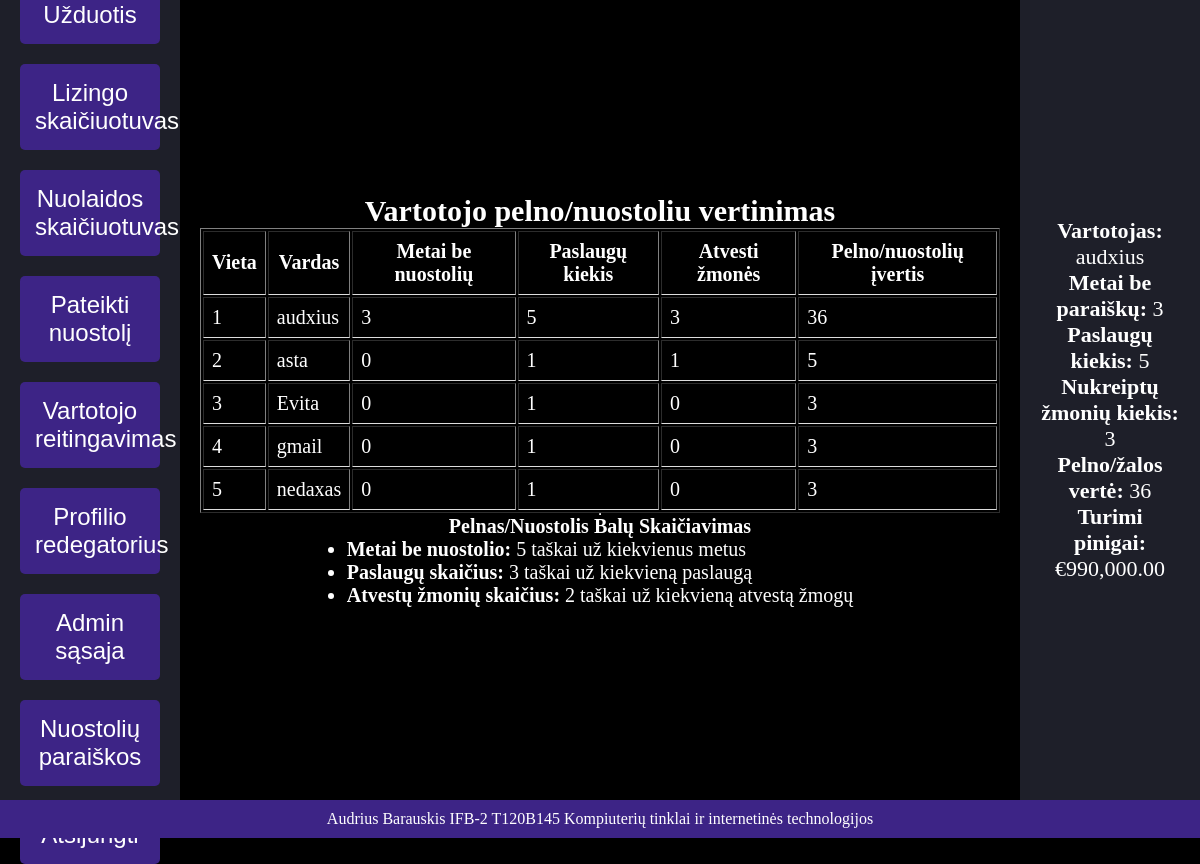
The page /user_rankings.php (signed in) on the database its author committed.
### tables this page shows
CREATE TABLE `Users` (
  `user_id` int(11) NOT NULL,
  `name` varchar(100) NOT NULL,
  `years_no_claims` int(11) DEFAULT 0,
  `num_services` int(11) DEFAULT 1,
  `referrals` int(11) DEFAULT 0,
  `email` varchar(255) NOT NULL,
  `password` varchar(255) NOT NULL,
  `profit_loss_score` decimal(10,2) DEFAULT 0.00,
  `referrer_id` int(11) DEFAULT NULL,
  `balance` decimal(10,2) DEFAULT 0.00,
  `role` enum('admin','moderator','user') DEFAULT 'user'
);

### user_rankings.php (the view, shortened to what this page needs)
<?php
include 'header.php';
require_once 'db.php';
$stmt = $pdo->query("
    SELECT U.user_id, U.name, U.years_no_claims, U.num_services,
           COUNT(R.user_id) AS referral_count,
           (U.years_no_claims * 5 + U.num_services * 3 + COUNT(R.user_id) * 2) AS profit_loss_score
    FROM Users U
    LEFT JOIN Users R ON U.user_id = R.referrer_id
    GROUP BY U.user_id
    ORDER BY profit_loss_score DESC
");
$users = $stmt->fetchAll();
?>
<!DOCTYPE html>
<html lang="en">
<head>
</head>
<body>
    <h2>Vartotojo pelno/nuostoliu vertinimas</h2>
    <table border="1">
        <tr>
            <th>Vieta</th>
            <th>Vardas</th>
            <th>Metai be nuostolių</th>
            <th>Paslaugų kiekis</th>
            <th>Atvesti žmonės</th>
            <th>Pelno/nuostolių įvertis</th>
        </tr>
        <?php foreach ($users as $index => $user): ?>
            <tr>
                <td><?php echo $index + 1; ?></td>
                <td><?php echo htmlspecialchars($user['name']); ?></td>
                <td><?php echo htmlspecialchars($user['years_no_claims']); ?></td>
                <td><?php echo htmlspecialchars($user['num_services']); ?></td>
                <td><?php echo htmlspecialchars($user['referral_count']); ?></td>
                <td><?php echo htmlspecialchars($user['profit_loss_score']); ?></td>
            </tr>
        <?php endforeach; ?>
    </table>
    <hr>
    <h4>Pelnas/Nuostolis Balų Skaičiavimas</h4>
<ul>
    <li><strong>Metai be nuostolio:</strong> 5 taškai už kiekvienus metus</li>
    <li><strong>Paslaugų skaičius:</strong> 3 taškai už kiekvieną paslaugą</li>
    <li><strong>Atvestų žmonių skaičius:</strong> 2 taškai už kiekvieną atvestą žmogų</li>
</ul>
</body>
</html>
<?php include 'footer.php'; ?>

### footer.php (shortened to what this page needs)
<?php
require_once 'db.php';
$userId = $_SESSION['user_id'];
try {
    $stmt = $pdo->prepare("
        SELECT U.name AS username, U.years_no_claims, U.num_services,
               COUNT(R.user_id) AS referral_count,
               (U.years_no_claims * 5 + U.num_services * 3 + COUNT(R.user_id) * 2) AS profit_loss_score,
               U.balance
        FROM Users U
        LEFT JOIN Users R ON U.user_id = R.referrer_id
        WHERE U.user_id = ?
        GROUP BY U.user_id
    ");
    $stmt->execute([$userId]);
    $userInfo = $stmt->fetch(PDO::FETCH_ASSOC);
} catch (Exception $e) {
    die("Klaida užklausos vykdyme: " . $e->getMessage());
}
?>
</div>
<div id="right-sidebar">
    <?php if ($userInfo): ?>
        <p><strong>Vartotojas:</strong> <?= htmlspecialchars($userInfo['username']); ?></p>
        <p><strong>Metai be paraiškų:</strong> <?= htmlspecialchars($userInfo['years_no_claims']); ?></p>
        <p><strong>Paslaugų kiekis:</strong> <?= htmlspecialchars($userInfo['num_services']); ?></p>
        <p><strong>Nukreiptų žmonių kiekis:</strong> <?= htmlspecialchars($userInfo['referral_count']); ?></p>
        <p><strong>Pelno/žalos vertė:</strong> <?= htmlspecialchars($userInfo['profit_loss_score']); ?></p>
        <p><strong>Turimi pinigai:</strong> €<?= number_format($userInfo['balance'], 2); ?></p>
    <?php else: ?>
        <p>Jokios papildomos informacijos.</p>
    <?php endif; ?>
</div>
</div>
<footer>
    <p>Audrius Barauskis IFB-2 T120B145 Kompiuterių tinklai ir internetinės technologijos</p>
</footer>
</body>
</html>

### style.css (style rules this page uses)
* { margin: 0; padding: 0; box-sizing: border-box; }
body, html { height: 100%; display: flex; flex-direction: column; color: white; background-color: black; }
th, td { border-bottom: 1px solid #ddd; padding: 8px; }
table { width: 100%; }
#right-sidebar { width: 15%; background-color: #1e1f29; padding: 20px; text-align: center; font-size: 22px; text-align: center; display: flex; flex-direction: column; align-items: center; justify-content: center; }
footer { text-align: center; padding: 10px; background-color: #3d2486; color: #fff; position: relative; bottom: 0; width: 100%; }

### rows shown on the page
users: name "audxius", years_no_claims "3", num_services "5", referral_count "3", profit_loss_score "36", balance "990,000.00"
users: name "asta", years_no_claims "0", num_services "1", referral_count "1", profit_loss_score "5"
users: name "Evita", years_no_claims "0", num_services "1", referral_count "0", profit_loss_score "3"
users: name "gmail", years_no_claims "0", num_services "1", referral_count "0", profit_loss_score "3"
users: name "nedaxas", years_no_claims "0", num_services "1", referral_count "0", profit_loss_score "3"

### other values the page prints
$userInfo['referral_count'] "3"
$userInfo['profit_loss_score'] "36"
